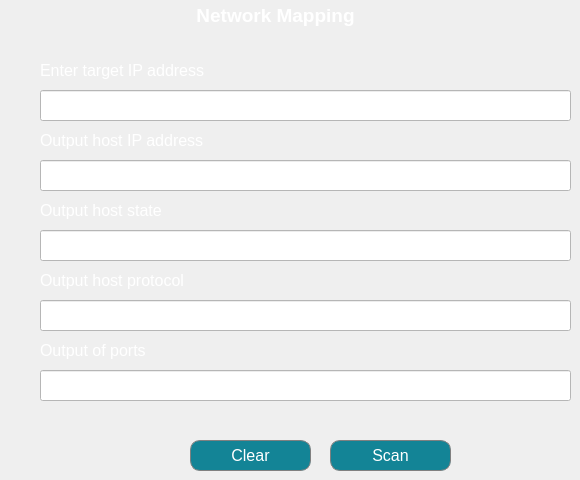
         <widget class="QWidget" name="PageScanHosts">
          <widget class="QLabel" name="lblHosts">
           <property name="geometry">
            <rect>
             <x>40</x>
             <y>200</y>
             <width>231</width>
             <height>21</height>
            </rect>
           </property>
           <property name="font">
            <font>
             <pointsize>12</pointsize>
            </font>
           </property>
           <property name="styleSheet">
            <string notr="true">color: rgb(255, 255, 255);</string>
           </property>
           <property name="text">
            <string>Output host state</string>
           </property>
          </widget>
          <widget class="QLineEdit" name="txtOutputHostState">
           <property name="geometry">
            <rect>
             <x>40</x>
             <y>230</y>
             <width>531</width>
             <height>31</height>
            </rect>
           </property>
           <property name="font">
            <font>
             <pointsize>12</pointsize>
            </font>
           </property>
           <property name="layoutDirection">
            <enum>Qt::LeftToRight</enum>
           </property>
           <property name="styleSheet">
            <string notr="true">background-color: rgb(255, 255, 255);</string>
           </property>
           <property name="maxLength">
            <number>32775</number>
           </property>
           <property name="readOnly">
            <bool>false</bool>
           </property>
          </widget>
          <widget class="QPushButton" name="btnScan_3">
           <property name="geometry">
            <rect>
             <x>330</x>
             <y>440</y>
             <width>121</width>
             <height>31</height>
            </rect>
           </property>
           <property name="font">
            <font>
             <pointsize>12</pointsize>
            </font>
           </property>
           <property name="styleSheet">
            <string notr="true">#btnScan_3{
border: 1px solid grey;
color: rgb(255, 255, 255);
border-radius:10px;
background-position: center;
background-color: #138496;
}

#btnScan_3:hover{
	color: rgb(255, 255, 255);
	background-color: #2F958D;
}

#btnScan_3:pressed {	
	background-color: white;
   color : black
}</string>
           </property>
           <property name="text">
            <string>Scan</string>
           </property>
          </widget>
          <widget class="QLabel" name="lblTitle_5">
           <property name="geometry">
            <rect>
             <x>10</x>
             <y>0</y>
             <width>531</width>
             <height>31</height>
            </rect>
           </property>
           <property name="font">
            <font>
             <pointsize>14</pointsize>
             <weight>75</weight>
             <bold>true</bold>
            </font>
           </property>
           <property name="styleSheet">
            <string notr="true">color: rgb(255, 255, 255);</string>
           </property>
           <property name="text">
            <string>Network Mapping</string>
           </property>
           <property name="alignment">
            <set>Qt::AlignCenter</set>
           </property>
          </widget>
          <widget class="QPushButton" name="btnClear_5">
           <property name="geometry">
            <rect>
             <x>190</x>
             <y>440</y>
             <width>121</width>
             <height>31</height>
            </rect>
           </property>
           <property name="font">
            <font>
             <pointsize>12</pointsize>
            </font>
           </property>
           <property name="styleSheet">
            <string notr="true">#btnClear_5{
border: 1px solid grey;
color: rgb(255, 255, 255);
border-radius:10px;
background-position: center;
background-color: #138496;
}

#btnClear_5:hover{
	color: rgb(255, 255, 255);
	background-color: #2F958D;
}

#btnClear_5:pressed {	
	background-color: white;
   color : black
}</string>
           </property>
           <property name="text">
            <string>Clear</string>
           </property>
          </widget>
          <widget class="QLabel" name="lblHosts_2">
           <property name="geometry">
            <rect>
             <x>40</x>
             <y>60</y>
             <width>171</width>
             <height>21</height>
            </rect>
           </property>
           <property name="font">
            <font>
             <pointsize>12</pointsize>
            </font>
           </property>
           <property name="styleSheet">
            <string notr="true">color: rgb(255, 255, 255);</string>
           </property>
           <property name="text">
            <string>Enter target IP address</string>
           </property>
          </widget>
          <widget class="QLineEdit" name="txtInputIpAdd_3">
           <property name="geometry">
            <rect>
             <x>40</x>
             <y>90</y>
             <width>531</width>
             <height>31</height>
            </rect>
           </property>
           <property name="font">
            <font>
             <pointsize>12</pointsize>
            </font>
           </property>
           <property name="layoutDirection">
            <enum>Qt::LeftToRight</enum>
           </property>
           <property name="styleSheet">
            <string notr="true">background-color: rgb(255, 255, 255);</string>
           </property>
           <property name="maxLength">
            <number>32775</number>
           </property>
           <property name="readOnly">
            <bool>false</bool>
           </property>
          </widget>
          <widget class="QLabel" name="lblHosts_3">
           <property name="geometry">
            <rect>
             <x>40</x>
             <y>130</y>
             <width>231</width>
             <height>21</height>
            </rect>
           </property>
           <property name="font">
            <font>
             <pointsize>12</pointsize>
            </font>
           </property>
           <property name="styleSheet">
            <string notr="true">color: rgb(255, 255, 255);</string>
           </property>
           <property name="text">
            <string>Output host IP address</string>
           </property>
          </widget>
          <widget class="QLineEdit" name="txtOutputHostIpAdd">
           <property name="geometry">
            <rect>
             <x>40</x>
             <y>160</y>
             <width>531</width>
             <height>31</height>
            </rect>
           </property>
           <property name="font">
            <font>
             <pointsize>12</pointsize>
            </font>
           </property>
           <property name="layoutDirection">
            <enum>Qt::LeftToRight</enum>
           </property>
           <property name="styleSheet">
            <string notr="true">background-color: rgb(255, 255, 255);</string>
           </property>
           <property name="maxLength">
            <number>32775</number>
           </property>
           <property name="readOnly">
            <bool>false</bool>
           </property>
          </widget>
          <widget class="QLabel" name="lblHosts_4">
           <property name="geometry">
            <rect>
             <x>40</x>
             <y>270</y>
             <width>231</width>
             <height>21</height>
            </rect>
           </property>
           <property name="font">
            <font>
             <pointsize>12</pointsize>
            </font>
           </property>
           <property name="styleSheet">
            <string notr="true">color: rgb(255, 255, 255);</string>
           </property>
           <property name="text">
            <string>Output host protocol</string>
           </property>
          </widget>
          <widget class="QLineEdit" name="txtOutputHostProtocol">
           <property name="geometry">
            <rect>
             <x>40</x>
             <y>300</y>
             <width>531</width>
             <height>31</height>
            </rect>
           </property>
           <property name="font">
            <font>
             <pointsize>12</pointsize>
            </font>
           </property>
           <property name="layoutDirection">
            <enum>Qt::LeftToRight</enum>
           </property>
           <property name="styleSheet">
            <string notr="true">background-color: rgb(255, 255, 255);</string>
           </property>
           <property name="maxLength">
            <number>32775</number>
           </property>
           <property name="readOnly">
            <bool>false</bool>
           </property>
          </widget>
          <widget class="QLabel" name="lblHosts_5">
           <property name="geometry">
            <rect>
             <x>40</x>
             <y>340</y>
             <width>231</width>
             <height>21</height>
            </rect>
           </property>
           <property name="font">
            <font>
             <pointsize>12</pointsize>
            </font>
           </property>
           <property name="styleSheet">
            <string notr="true">color: rgb(255, 255, 255);</string>
           </property>
           <property name="text">
            <string>Output of ports</string>
           </property>
          </widget>
          <widget class="QLineEdit" name="txtOutputHostPorts">
           <property name="geometry">
            <rect>
             <x>40</x>
             <y>370</y>
             <width>531</width>
             <height>31</height>
            </rect>
           </property>
           <property name="font">
            <font>
             <pointsize>12</pointsize>
            </font>
           </property>
           <property name="layoutDirection">
            <enum>Qt::LeftToRight</enum>
           </property>
           <property name="styleSheet">
            <string notr="true">background-color: rgb(255, 255, 255);</string>
           </property>
           <property name="maxLength">
            <number>32775</number>
           </property>
           <property name="readOnly">
            <bool>false</bool>
           </property>
          </widget>
         </widget>
